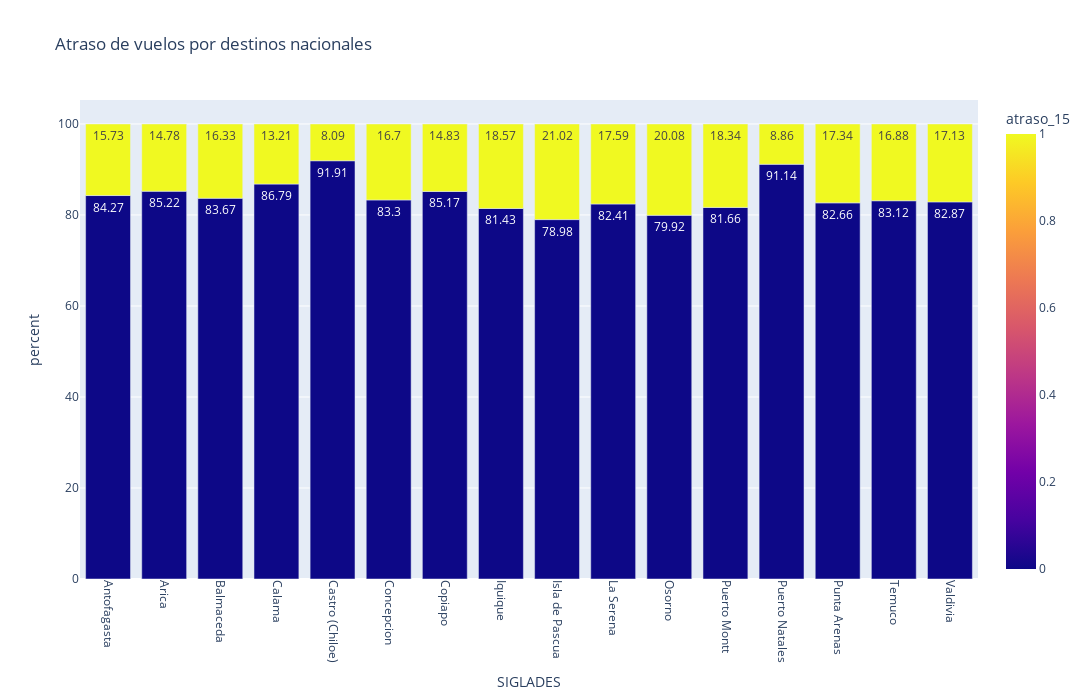

Here is the notebook cell this chart was saved with:
### Markdown cell above
En cuanto a los destinos nacionales, estos parecieran ser más homogéneos entre ellos en cuanto a la tasa de retraso de vuelos, podría influir el factor que sean vuelos nacionales, o podría influir el factor distancia.

### Code cell
fig = visualize_category(df = df.query("TIPOVUELO == 'N'", engine = 'python'), category_1= 'SIGLADES', category_1_name = 'destinos nacionales')
fig.update_xaxes(tickangle=90)
fig.update_layout(autosize=False, width=1280, height=700, showlegend=True)
fig.show()

### Figure 1 — Plotly figure (JSON) as saved in the notebook; plotly's stock layout.template omitted (floating-point values rounded to 4 significant figures)
{"data": [{"alignmentgroup": "True", "hovertemplate": "SIGLADES=%{x}<br>percent=%{y}<br>size=%{text}<br>atraso_15=%{marker.color}<extra></extra>", "legendgroup": "", "marker": {"color": [0, 1, 0, 1, 0, 1, 0, 1, 0, 1, 0, 1, 0, 1, 0, 1, 0, 1, 0, 1, 0, 1, 0, 1, 0, 1, 0, 1, 0, 1, 0, 1], "coloraxis": "coloraxis", "pattern": {"shape": ""}}, "name": "", "offsetgroup": "", "orientation": "v", "showlegend": false, "text": [4876, 910, 2076, 360, 702, 137, 4466, 680, 216, 19, 3326, 667, 1516, 264, 3051, 696, 357, 95, 1986, 424, 207, 52, 3558, 799, 72, 7, 1740, 365, 2152, 437, 624, 129], "textposition": "auto", "texttemplate": "%{y}", "type": "bar", "x": ["Antofagasta", "Antofagasta", "Arica", "Arica", "Balmaceda", "Balmaceda", "Calama", "Calama", "Castro (Chiloe)", "Castro (Chiloe)", "Concepcion", "Concepcion", "Copiapo", "Copiapo", "Iquique", "Iquique", "Isla de Pascua", "Isla de Pascua", "La Serena", "La Serena", "Osorno", "Osorno", "Puerto Montt", "Puerto Montt", "Puerto Natales", "Puerto Natales", "Punta Arenas", "Punta Arenas", "Temuco", "Temuco", "Valdivia", "Valdivia"], "xaxis": "x", "y": [84.27, 15.73, 85.22, 14.78, 83.67, 16.33, 86.79, 13.21, 91.91, 8.09, 83.3, 16.7, 85.17, 14.83, 81.43, 18.57, 78.98, 21.02, 82.41, 17.59, 79.92, 20.08, 81.66, 18.34, 91.14, 8.86, 82.66, 17.34, 83.12, 16.88, 82.87, 17.13], "yaxis": "y"}], "layout": {"autosize": false, "barmode": "relative", "coloraxis": {"colorbar": {"title": {"text": "atraso_15"}}, "colorscale": [[0, "#0d0887"], [0.1111, "#46039f"], [0.2222, "#7201a8"], [0.3333, "#9c179e"], [0.4444, "#bd3786"], [0.5556, "#d8576b"], [0.6667, "#ed7953"], [0.7778, "#fb9f3a"], [0.8889, "#fdca26"], [1, "#f0f921"]]}, "height": 700, "legend": {"tracegroupgap": 0}, "showlegend": true, "title": {"text": "Atraso de vuelos por destinos nacionales"}, "width": 1280, "xaxis": {"anchor": "y", "domain": [0, 1], "tickangle": 90, "title": {"text": "SIGLADES"}}, "yaxis": {"anchor": "x", "domain": [0, 1], "title": {"text": "percent"}}}}
